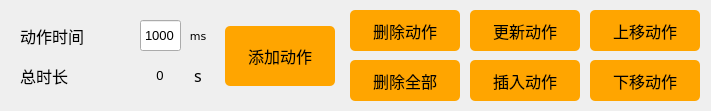
    <widget class="QWidget" name="widget_1" native="true">
     <property name="geometry">
      <rect>
       <x>485</x>
       <y>240</y>
       <width>711</width>
       <height>111</height>
      </rect>
     </property>
     <property name="font">
      <font>
       <family>Arial</family>
       <pointsize>10</pointsize>
      </font>
     </property>
     <property name="styleSheet">
      <string notr="true">#widget_1 {border:1px solid #242424;
border-color: rgb(200, 200, 200);}</string>
     </property>
     <widget class="QLabel" name="label_time">
      <property name="geometry">
       <rect>
        <x>20</x>
        <y>20</y>
        <width>111</width>
        <height>31</height>
       </rect>
      </property>
      <property name="font">
       <font>
        <family>黑体</family>
        <pointsize>12</pointsize>
       </font>
      </property>
      <property name="text">
       <string>动作时间</string>
      </property>
     </widget>
     <widget class="QLineEdit" name="lineEdit_time">
      <property name="geometry">
       <rect>
        <x>140</x>
        <y>20</y>
        <width>41</width>
        <height>31</height>
       </rect>
      </property>
      <property name="font">
       <font>
        <family>Arial</family>
        <pointsize>10</pointsize>
       </font>
      </property>
      <property name="text">
       <string>1000</string>
      </property>
      <property name="maxLength">
       <number>30000</number>
      </property>
      <property name="alignment">
       <set>Qt::AlignCenter</set>
      </property>
     </widget>
     <widget class="QPushButton" name="Button_AddAction">
      <property name="geometry">
       <rect>
        <x>225</x>
        <y>26</y>
        <width>110</width>
        <height>60</height>
       </rect>
      </property>
      <property name="font">
       <font>
        <family>黑体</family>
        <pointsize>12</pointsize>
       </font>
      </property>
      <property name="styleSheet">
       <string notr="true">QPushButton{background-color: rgb(255, 165, 0);}
QPushButton:hover{background-color:  rgb(255, 210, 0);}
QPushButton{border-radius:5px;}</string>
      </property>
      <property name="text">
       <string>添加动作</string>
      </property>
     </widget>
     <widget class="QPushButton" name="Button_DelectAction">
      <property name="geometry">
       <rect>
        <x>350</x>
        <y>10</y>
        <width>110</width>
        <height>41</height>
       </rect>
      </property>
      <property name="font">
       <font>
        <family>黑体</family>
        <pointsize>12</pointsize>
       </font>
      </property>
      <property name="styleSheet">
       <string notr="true">QPushButton{background-color: rgb(255, 165, 0);}
QPushButton:hover{background-color:  rgb(255, 210, 0);}
QPushButton{border-radius:5px;}</string>
      </property>
      <property name="text">
       <string>删除动作</string>
      </property>
     </widget>
     <widget class="QPushButton" name="Button_UpdateAction">
      <property name="geometry">
       <rect>
        <x>470</x>
        <y>10</y>
        <width>110</width>
        <height>41</height>
       </rect>
      </property>
      <property name="font">
       <font>
        <family>黑体</family>
        <pointsize>12</pointsize>
       </font>
      </property>
      <property name="styleSheet">
       <string notr="true">QPushButton{background-color: rgb(255, 165, 0);}
QPushButton:hover{background-color:  rgb(255, 210, 0);}
QPushButton{border-radius:5px;}</string>
      </property>
      <property name="text">
       <string>更新动作</string>
      </property>
     </widget>
     <widget class="QPushButton" name="Button_InsertAction">
      <property name="geometry">
       <rect>
        <x>470</x>
        <y>60</y>
        <width>110</width>
        <height>41</height>
       </rect>
      </property>
      <property name="font">
       <font>
        <family>黑体</family>
        <pointsize>12</pointsize>
       </font>
      </property>
      <property name="styleSheet">
       <string notr="true">QPushButton{background-color: rgb(255, 165, 0);}
QPushButton:hover{background-color:  rgb(255, 210, 0);}
QPushButton{border-radius:5px;}</string>
      </property>
      <property name="text">
       <string>插入动作</string>
      </property>
     </widget>
     <widget class="QPushButton" name="Button_MoveUpAction">
      <property name="geometry">
       <rect>
        <x>590</x>
        <y>10</y>
        <width>110</width>
        <height>41</height>
       </rect>
      </property>
      <property name="font">
       <font>
        <family>黑体</family>
        <pointsize>12</pointsize>
       </font>
      </property>
      <property name="styleSheet">
       <string notr="true">QPushButton{background-color: rgb(255, 165, 0);}
QPushButton:hover{background-color:  rgb(255, 210, 0);}
QPushButton{border-radius:5px;}</string>
      </property>
      <property name="text">
       <string>上移动作</string>
      </property>
     </widget>
     <widget class="QPushButton" name="Button_MoveDownAction">
      <property name="geometry">
       <rect>
        <x>590</x>
        <y>60</y>
        <width>110</width>
        <height>41</height>
       </rect>
      </property>
      <property name="font">
       <font>
        <family>黑体</family>
        <pointsize>12</pointsize>
       </font>
      </property>
      <property name="styleSheet">
       <string notr="true">QPushButton{background-color: rgb(255, 165, 0);}
QPushButton:hover{background-color:  rgb(255, 210, 0);}
QPushButton{border-radius:5px;}</string>
      </property>
      <property name="text">
       <string>下移动作</string>
      </property>
     </widget>
     <widget class="QLabel" name="label_time_2">
      <property name="geometry">
       <rect>
        <x>20</x>
        <y>60</y>
        <width>91</width>
        <height>31</height>
       </rect>
      </property>
      <property name="font">
       <font>
        <family>黑体</family>
        <pointsize>12</pointsize>
       </font>
      </property>
      <property name="text">
       <string>总时长</string>
      </property>
     </widget>
     <widget class="QLabel" name="label">
      <property name="geometry">
       <rect>
        <x>190</x>
        <y>25</y>
        <width>16</width>
        <height>21</height>
       </rect>
      </property>
      <property name="font">
       <font>
        <family>DejaVu Sans</family>
        <pointsize>8</pointsize>
       </font>
      </property>
      <property name="text">
       <string>ms</string>
      </property>
      <property name="alignment">
       <set>Qt::AlignCenter</set>
      </property>
     </widget>
     <widget class="QLabel" name="label_5">
      <property name="geometry">
       <rect>
        <x>190</x>
        <y>65</y>
        <width>16</width>
        <height>21</height>
       </rect>
      </property>
      <property name="font">
       <font>
        <family>黑体</family>
        <pointsize>12</pointsize>
       </font>
      </property>
      <property name="text">
       <string>s</string>
      </property>
      <property name="alignment">
       <set>Qt::AlignCenter</set>
      </property>
     </widget>
     <widget class="QLabel" name="label_TotalTime">
      <property name="geometry">
       <rect>
        <x>130</x>
        <y>65</y>
        <width>60</width>
        <height>20</height>
       </rect>
      </property>
      <property name="layoutDirection">
       <enum>Qt::LeftToRight</enum>
      </property>
      <property name="text">
       <string>0</string>
      </property>
      <property name="alignment">
       <set>Qt::AlignCenter</set>
      </property>
     </widget>
     <widget class="QPushButton" name="Button_DelectAllAction">
      <property name="geometry">
       <rect>
        <x>350</x>
        <y>60</y>
        <width>110</width>
        <height>41</height>
       </rect>
      </property>
      <property name="font">
       <font>
        <family>黑体</family>
        <pointsize>12</pointsize>
       </font>
      </property>
      <property name="styleSheet">
       <string notr="true">QPushButton{background-color: rgb(255, 165, 0);}
QPushButton:hover{background-color:  rgb(255, 210, 0);}
QPushButton{border-radius:5px;}</string>
      </property>
      <property name="text">
       <string>删除全部</string>
      </property>
     </widget>
    </widget>
